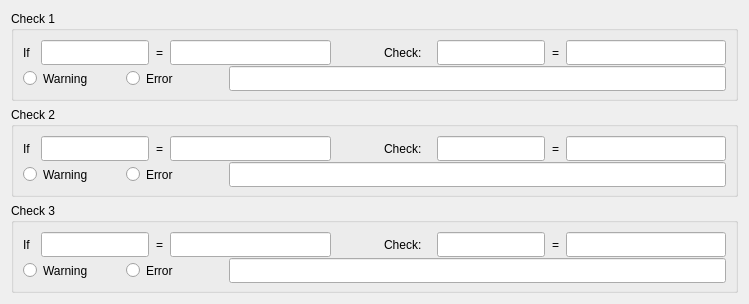
              <widget class="QWidget" name="scrollAreaWidgetContents_4">
               <property name="geometry">
                <rect>
                 <x>0</x>
                 <y>0</y>
                 <width>749</width>
                 <height>296</height>
                </rect>
               </property>
               <layout class="QVBoxLayout" name="verticalLayout_47">
                <item>
                 <layout class="QVBoxLayout" name="verticalLayout_36">
                  <item>
                   <widget class="QGroupBox" name="groupBox_13">
                    <property name="sizePolicy">
                     <sizepolicy hsizetype="MinimumExpanding" vsizetype="Fixed">
                      <horstretch>0</horstretch>
                      <verstretch>0</verstretch>
                     </sizepolicy>
                    </property>
                    <property name="minimumSize">
                     <size>
                      <width>600</width>
                      <height>90</height>
                     </size>
                    </property>
                    <property name="maximumSize">
                     <size>
                      <width>16777215</width>
                      <height>90</height>
                     </size>
                    </property>
                    <property name="title">
                     <string>Check 1</string>
                    </property>
                    <layout class="QHBoxLayout" name="horizontalLayout_67">
                     <item>
                      <layout class="QVBoxLayout" name="verticalLayout_35">
                       <property name="spacing">
                        <number>3</number>
                       </property>
                       <item>
                        <layout class="QHBoxLayout" name="horizontalLayout_2">
                         <item>
                          <widget class="QLabel" name="label_24">
                           <property name="sizePolicy">
                            <sizepolicy hsizetype="Fixed" vsizetype="Fixed">
                             <horstretch>0</horstretch>
                             <verstretch>0</verstretch>
                            </sizepolicy>
                           </property>
                           <property name="minimumSize">
                            <size>
                             <width>15</width>
                             <height>25</height>
                            </size>
                           </property>
                           <property name="text">
                            <string>If</string>
                           </property>
                          </widget>
                         </item>
                         <item>
                          <widget class="QLineEdit" name="check_if_1">
                           <property name="sizePolicy">
                            <sizepolicy hsizetype="Fixed" vsizetype="Fixed">
                             <horstretch>0</horstretch>
                             <verstretch>0</verstretch>
                            </sizepolicy>
                           </property>
                           <property name="minimumSize">
                            <size>
                             <width>80</width>
                             <height>25</height>
                            </size>
                           </property>
                          </widget>
                         </item>
                         <item>
                          <widget class="QLabel" name="label_25">
                           <property name="sizePolicy">
                            <sizepolicy hsizetype="Fixed" vsizetype="Fixed">
                             <horstretch>0</horstretch>
                             <verstretch>0</verstretch>
                            </sizepolicy>
                           </property>
                           <property name="minimumSize">
                            <size>
                             <width>15</width>
                             <height>25</height>
                            </size>
                           </property>
                           <property name="text">
                            <string>=</string>
                           </property>
                           <property name="alignment">
                            <set>Qt::AlignCenter</set>
                           </property>
                          </widget>
                         </item>
                         <item>
                          <widget class="QLineEdit" name="check_if_eq_1">
                           <property name="sizePolicy">
                            <sizepolicy hsizetype="MinimumExpanding" vsizetype="Fixed">
                             <horstretch>0</horstretch>
                             <verstretch>0</verstretch>
                            </sizepolicy>
                           </property>
                           <property name="minimumSize">
                            <size>
                             <width>80</width>
                             <height>25</height>
                            </size>
                           </property>
                          </widget>
                         </item>
                         <item>
                          <spacer name="horizontalSpacer_2">
                           <property name="orientation">
                            <enum>Qt::Horizontal</enum>
                           </property>
                           <property name="sizeType">
                            <enum>QSizePolicy::Maximum</enum>
                           </property>
                           <property name="sizeHint" stdset="0">
                            <size>
                             <width>50</width>
                             <height>20</height>
                            </size>
                           </property>
                          </spacer>
                         </item>
                         <item>
                          <widget class="QLabel" name="label_23">
                           <property name="sizePolicy">
                            <sizepolicy hsizetype="Fixed" vsizetype="Fixed">
                             <horstretch>0</horstretch>
                             <verstretch>0</verstretch>
                            </sizepolicy>
                           </property>
                           <property name="minimumSize">
                            <size>
                             <width>50</width>
                             <height>25</height>
                            </size>
                           </property>
                           <property name="text">
                            <string>Check:</string>
                           </property>
                          </widget>
                         </item>
                         <item>
                          <widget class="QLineEdit" name="check_check_1">
                           <property name="sizePolicy">
                            <sizepolicy hsizetype="Fixed" vsizetype="Fixed">
                             <horstretch>0</horstretch>
                             <verstretch>0</verstretch>
                            </sizepolicy>
                           </property>
                           <property name="minimumSize">
                            <size>
                             <width>100</width>
                             <height>25</height>
                            </size>
                           </property>
                          </widget>
                         </item>
                         <item>
                          <widget class="QLabel" name="label_26">
                           <property name="sizePolicy">
                            <sizepolicy hsizetype="Fixed" vsizetype="Fixed">
                             <horstretch>0</horstretch>
                             <verstretch>0</verstretch>
                            </sizepolicy>
                           </property>
                           <property name="minimumSize">
                            <size>
                             <width>15</width>
                             <height>25</height>
                            </size>
                           </property>
                           <property name="text">
                            <string>=</string>
                           </property>
                           <property name="alignment">
                            <set>Qt::AlignCenter</set>
                           </property>
                          </widget>
                         </item>
                         <item>
                          <widget class="QLineEdit" name="check_check_eq_1">
                           <property name="sizePolicy">
                            <sizepolicy hsizetype="MinimumExpanding" vsizetype="Fixed">
                             <horstretch>0</horstretch>
                             <verstretch>0</verstretch>
                            </sizepolicy>
                           </property>
                           <property name="minimumSize">
                            <size>
                             <width>100</width>
                             <height>25</height>
                            </size>
                           </property>
                          </widget>
                         </item>
                        </layout>
                       </item>
                       <item>
                        <layout class="QHBoxLayout" name="horizontalLayout_55">
                         <item>
                          <layout class="QHBoxLayout" name="horizontalLayout_54">
                           <item>
                            <widget class="QRadioButton" name="check_warning_1">
                             <property name="minimumSize">
                              <size>
                               <width>100</width>
                               <height>25</height>
                              </size>
                             </property>
                             <property name="text">
                              <string>Warning</string>
                             </property>
                            </widget>
                           </item>
                           <item>
                            <widget class="QRadioButton" name="check_error_1">
                             <property name="minimumSize">
                              <size>
                               <width>100</width>
                               <height>25</height>
                              </size>
                             </property>
                             <property name="text">
                              <string>Error</string>
                             </property>
                            </widget>
                           </item>
                          </layout>
                         </item>
                         <item>
                          <widget class="QLineEdit" name="check_message_1">
                           <property name="sizePolicy">
                            <sizepolicy hsizetype="MinimumExpanding" vsizetype="Fixed">
                             <horstretch>0</horstretch>
                             <verstretch>0</verstretch>
                            </sizepolicy>
                           </property>
                           <property name="minimumSize">
                            <size>
                             <width>170</width>
                             <height>25</height>
                            </size>
                           </property>
                          </widget>
                         </item>
                        </layout>
                       </item>
                      </layout>
                     </item>
                    </layout>
                   </widget>
                  </item>
                  <item>
                   <widget class="QGroupBox" name="groupBox_16">
                    <property name="sizePolicy">
                     <sizepolicy hsizetype="MinimumExpanding" vsizetype="Fixed">
                      <horstretch>0</horstretch>
                      <verstretch>0</verstretch>
                     </sizepolicy>
                    </property>
                    <property name="minimumSize">
                     <size>
                      <width>600</width>
                      <height>0</height>
                     </size>
                    </property>
                    <property name="maximumSize">
                     <size>
                      <width>16777215</width>
                      <height>90</height>
                     </size>
                    </property>
                    <property name="title">
                     <string>Check 2</string>
                    </property>
                    <layout class="QHBoxLayout" name="horizontalLayout_66">
                     <item>
                      <layout class="QVBoxLayout" name="verticalLayout_34">
                       <property name="spacing">
                        <number>3</number>
                       </property>
                       <item>
                        <layout class="QHBoxLayout" name="horizontalLayout_53">
                         <item>
                          <widget class="QLabel" name="label_27">
                           <property name="sizePolicy">
                            <sizepolicy hsizetype="Fixed" vsizetype="Fixed">
                             <horstretch>0</horstretch>
                             <verstretch>0</verstretch>
                            </sizepolicy>
                           </property>
                           <property name="minimumSize">
                            <size>
                             <width>15</width>
                             <height>25</height>
                            </size>
                           </property>
                           <property name="text">
                            <string>If</string>
                           </property>
                          </widget>
                         </item>
                         <item>
                          <widget class="QLineEdit" name="check_if_2">
                           <property name="sizePolicy">
                            <sizepolicy hsizetype="Fixed" vsizetype="Fixed">
                             <horstretch>0</horstretch>
                             <verstretch>0</verstretch>
                            </sizepolicy>
                           </property>
                           <property name="minimumSize">
                            <size>
                             <width>80</width>
                             <height>25</height>
                            </size>
                           </property>
                          </widget>
                         </item>
                         <item>
                          <widget class="QLabel" name="label_28">
                           <property name="sizePolicy">
                            <sizepolicy hsizetype="Fixed" vsizetype="Fixed">
                             <horstretch>0</horstretch>
                             <verstretch>0</verstretch>
                            </sizepolicy>
                           </property>
                           <property name="minimumSize">
                            <size>
                             <width>15</width>
                             <height>25</height>
                            </size>
                           </property>
                           <property name="text">
                            <string>=</string>
                           </property>
                           <property name="alignment">
                            <set>Qt::AlignCenter</set>
                           </property>
                          </widget>
                         </item>
                         <item>
                          <widget class="QLineEdit" name="check_if_eq_2">
                           <property name="sizePolicy">
                            <sizepolicy hsizetype="MinimumExpanding" vsizetype="Fixed">
                             <horstretch>0</horstretch>
                             <verstretch>0</verstretch>
                            </sizepolicy>
                           </property>
                           <property name="minimumSize">
                            <size>
                             <width>80</width>
                             <height>25</height>
                            </size>
                           </property>
                          </widget>
                         </item>
                         <item>
                          <spacer name="horizontalSpacer_13">
                           <property name="orientation">
                            <enum>Qt::Horizontal</enum>
                           </property>
                           <property name="sizeType">
                            <enum>QSizePolicy::Maximum</enum>
                           </property>
                           <property name="sizeHint" stdset="0">
                            <size>
                             <width>50</width>
                             <height>20</height>
                            </size>
                           </property>
                          </spacer>
                         </item>
                         <item>
                          <widget class="QLabel" name="label_30">
                           <property name="sizePolicy">
                            <sizepolicy hsizetype="Fixed" vsizetype="Fixed">
                             <horstretch>0</horstretch>
                             <verstretch>0</verstretch>
                            </sizepolicy>
                           </property>
                           <property name="minimumSize">
                            <size>
                             <width>50</width>
                             <height>25</height>
                            </size>
                           </property>
                           <property name="text">
                            <string>Check:</string>
                           </property>
                          </widget>
                         </item>
                         <item>
                          <widget class="QLineEdit" name="check_check_2">
                           <property name="sizePolicy">
                            <sizepolicy hsizetype="Fixed" vsizetype="Fixed">
                             <horstretch>0</horstretch>
                             <verstretch>0</verstretch>
                            </sizepolicy>
                           </property>
                           <property name="minimumSize">
                            <size>
                             <width>100</width>
                             <height>25</height>
                            </size>
                           </property>
                          </widget>
                         </item>
                         <item>
                          <widget class="QLabel" name="label_31">
                           <property name="sizePolicy">
                            <sizepolicy hsizetype="Fixed" vsizetype="Fixed">
                             <horstretch>0</horstretch>
                             <verstretch>0</verstretch>
                            </sizepolicy>
                           </property>
                           <property name="minimumSize">
                            <size>
                             <width>15</width>
                             <height>25</height>
                            </size>
                           </property>
                           <property name="text">
                            <string>=</string>
                           </property>
                           <property name="alignment">
                            <set>Qt::AlignCenter</set>
                           </property>
                          </widget>
                         </item>
                         <item>
                          <widget class="QLineEdit" name="check_check_eq_2">
                           <property name="sizePolicy">
                            <sizepolicy hsizetype="MinimumExpanding" vsizetype="Fixed">
                             <horstretch>0</horstretch>
                             <verstretch>0</verstretch>
                            </sizepolicy>
                           </property>
                           <property name="minimumSize">
                            <size>
                             <width>100</width>
                             <height>25</height>
                            </size>
                           </property>
                          </widget>
                         </item>
                        </layout>
                       </item>
                       <item>
                        <layout class="QHBoxLayout" name="horizontalLayout_56">
                         <item>
                          <layout class="QHBoxLayout" name="horizontalLayout_57">
                           <item>
                            <widget class="QRadioButton" name="check_warning_2">
                             <property name="minimumSize">
                              <size>
                               <width>100</width>
                               <height>25</height>
                              </size>
                             </property>
                             <property name="text">
                              <string>Warning</string>
                             </property>
                            </widget>
                           </item>
                           <item>
                            <widget class="QRadioButton" name="check_error_2">
                             <property name="minimumSize">
                              <size>
                               <width>100</width>
                               <height>25</height>
                              </size>
                             </property>
                             <property name="text">
                              <string>Error</string>
                             </property>
                            </widget>
                           </item>
                          </layout>
                         </item>
                         <item>
                          <widget class="QLineEdit" name="check_message_2">
                           <property name="sizePolicy">
                            <sizepolicy hsizetype="MinimumExpanding" vsizetype="Fixed">
                             <horstretch>0</horstretch>
                             <verstretch>0</verstretch>
                            </sizepolicy>
                           </property>
                           <property name="minimumSize">
                            <size>
                             <width>170</width>
                             <height>25</height>
                            </size>
                           </property>
                          </widget>
                         </item>
                        </layout>
                       </item>
                      </layout>
                     </item>
                    </layout>
                   </widget>
                  </item>
                  <item>
                   <widget class="QGroupBox" name="groupBox_18">
                    <property name="sizePolicy">
                     <sizepolicy hsizetype="MinimumExpanding" vsizetype="Fixed">
                      <horstretch>0</horstretch>
                      <verstretch>0</verstretch>
                     </sizepolicy>
                    </property>
                    <property name="minimumSize">
                     <size>
                      <width>600</width>
                      <height>0</height>
                     </size>
                    </property>
                    <property name="maximumSize">
                     <size>
                      <width>16777215</width>
                      <height>90</height>
                     </size>
                    </property>
                    <property name="title">
                     <string>Check 3</string>
                    </property>
                    <layout class="QHBoxLayout" name="horizontalLayout_65">
                     <item>
                      <layout class="QVBoxLayout" name="verticalLayout_3">
                       <property name="spacing">
                        <number>3</number>
                       </property>
                       <item>
                        <layout class="QHBoxLayout" name="horizontalLayout_60">
                         <item>
                          <widget class="QLabel" name="label_32">
                           <property name="sizePolicy">
                            <sizepolicy hsizetype="Fixed" vsizetype="Fixed">
                             <horstretch>0</horstretch>
                             <verstretch>0</verstretch>
                            </sizepolicy>
                           </property>
                           <property name="minimumSize">
                            <size>
                             <width>15</width>
                             <height>25</height>
                            </size>
                           </property>
                           <property name="text">
                            <string>If</string>
                           </property>
                          </widget>
                         </item>
                         <item>
                          <widget class="QLineEdit" name="check_if_3">
                           <property name="sizePolicy">
                            <sizepolicy hsizetype="Fixed" vsizetype="Fixed">
                             <horstretch>0</horstretch>
                             <verstretch>0</verstretch>
                            </sizepolicy>
                           </property>
                           <property name="minimumSize">
                            <size>
                             <width>80</width>
                             <height>25</height>
                            </size>
                           </property>
                          </widget>
                         </item>
                         <item>
                          <widget class="QLabel" name="label_33">
                           <property name="sizePolicy">
                            <sizepolicy hsizetype="Fixed" vsizetype="Fixed">
                             <horstretch>0</horstretch>
                             <verstretch>0</verstretch>
                            </sizepolicy>
                           </property>
                           <property name="minimumSize">
                            <size>
                             <width>15</width>
                             <height>25</height>
                            </size>
                           </property>
                           <property name="text">
                            <string>=</string>
                           </property>
                           <property name="alignment">
                            <set>Qt::AlignCenter</set>
                           </property>
                          </widget>
                         </item>
                         <item>
                          <widget class="QLineEdit" name="check_if_eq_3">
                           <property name="sizePolicy">
                            <sizepolicy hsizetype="MinimumExpanding" vsizetype="Fixed">
                             <horstretch>0</horstretch>
                             <verstretch>0</verstretch>
                            </sizepolicy>
                           </property>
                           <property name="minimumSize">
                            <size>
                             <width>80</width>
                             <height>25</height>
                            </size>
                           </property>
                          </widget>
                         </item>
                         <item>
                          <spacer name="horizontalSpacer_14">
                           <property name="orientation">
                            <enum>Qt::Horizontal</enum>
                           </property>
                           <property name="sizeType">
                            <enum>QSizePolicy::Maximum</enum>
                           </property>
                           <property name="sizeHint" stdset="0">
                            <size>
                             <width>50</width>
                             <height>20</height>
                            </size>
                           </property>
                          </spacer>
                         </item>
                         <item>
                          <widget class="QLabel" name="label_34">
                           <property name="sizePolicy">
                            <sizepolicy hsizetype="Fixed" vsizetype="Fixed">
                             <horstretch>0</horstretch>
                             <verstretch>0</verstretch>
                            </sizepolicy>
                           </property>
                           <property name="minimumSize">
                            <size>
                             <width>50</width>
                             <height>25</height>
                            </size>
                           </property>
                           <property name="text">
                            <string>Check:</string>
                           </property>
                          </widget>
                         </item>
                         <item>
                          <widget class="QLineEdit" name="check_check_3">
                           <property name="sizePolicy">
                            <sizepolicy hsizetype="Fixed" vsizetype="Fixed">
                             <horstretch>0</horstretch>
                             <verstretch>0</verstretch>
                            </sizepolicy>
                           </property>
                           <property name="minimumSize">
                            <size>
                             <width>100</width>
                             <height>25</height>
                            </size>
                           </property>
                          </widget>
                         </item>
                         <item>
                          <widget class="QLabel" name="label_35">
                           <property name="sizePolicy">
                            <sizepolicy hsizetype="Fixed" vsizetype="Fixed">
                             <horstretch>0</horstretch>
                             <verstretch>0</verstretch>
                            </sizepolicy>
                           </property>
                           <property name="minimumSize">
                            <size>
                             <width>15</width>
                             <height>25</height>
                            </size>
                           </property>
                           <property name="text">
                            <string>=</string>
                           </property>
                           <property name="alignment">
                            <set>Qt::AlignCenter</set>
                           </property>
                          </widget>
                         </item>
                         <item>
                          <widget class="QLineEdit" name="check_check_eq_3">
                           <property name="sizePolicy">
                            <sizepolicy hsizetype="MinimumExpanding" vsizetype="Fixed">
                             <horstretch>0</horstretch>
                             <verstretch>0</verstretch>
                            </sizepolicy>
                           </property>
                           <property name="minimumSize">
                            <size>
                             <width>100</width>
                             <height>25</height>
                            </size>
                           </property>
                          </widget>
                         </item>
                        </layout>
                       </item>
                       <item>
                        <layout class="QHBoxLayout" name="horizontalLayout_58">
                         <item>
                          <layout class="QHBoxLayout" name="horizontalLayout_59">
                           <item>
                            <widget class="QRadioButton" name="check_warning_3">
                             <property name="minimumSize">
                              <size>
                               <width>100</width>
                               <height>25</height>
                              </size>
                             </property>
                             <property name="text">
                              <string>Warning</string>
                             </property>
                            </widget>
                           </item>
                           <item>
                            <widget class="QRadioButton" name="check_error_3">
                             <property name="minimumSize">
                              <size>
                               <width>100</width>
                               <height>25</height>
                              </size>
                             </property>
                             <property name="text">
                              <string>Error</string>
                             </property>
                            </widget>
                           </item>
                          </layout>
                         </item>
                         <item>
                          <widget class="QLineEdit" name="check_message_3">
                           <property name="sizePolicy">
                            <sizepolicy hsizetype="MinimumExpanding" vsizetype="Fixed">
                             <horstretch>0</horstretch>
                             <verstretch>0</verstretch>
                            </sizepolicy>
                           </property>
                           <property name="minimumSize">
                            <size>
                             <width>170</width>
                             <height>25</height>
                            </size>
                           </property>
                          </widget>
                         </item>
                        </layout>
                       </item>
                      </layout>
                     </item>
                    </layout>
                   </widget>
                  </item>
                 </layout>
                </item>
               </layout>
              </widget>
